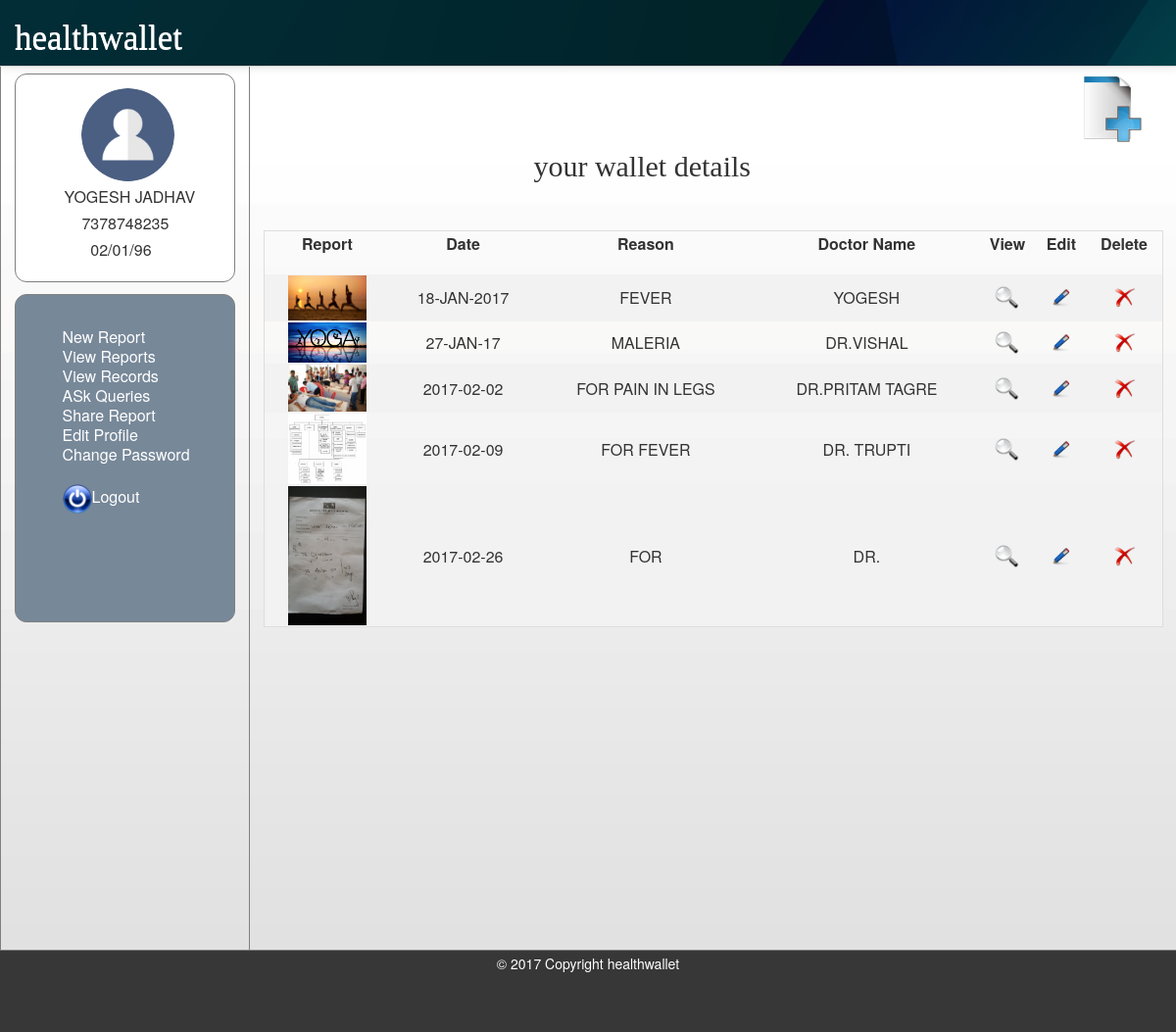
/patient/viewrprt.php (signed in), run on the app's committed database.
### tables this page shows
CREATE TABLE IF NOT EXISTS `patient` (
  `id` int(50) NOT NULL AUTO_INCREMENT,
  `name` varchar(100) NOT NULL,
  `address` varchar(100) NOT NULL,
  `gender` varchar(15) NOT NULL,
  `email` varchar(50) NOT NULL,
  `mobile` varchar(20) NOT NULL,
  `dob` varchar(50) NOT NULL,
  `password` varchar(50) NOT NULL,
  PRIMARY KEY (`id`),
  UNIQUE KEY `mobile` (`mobile`)
);

CREATE TABLE IF NOT EXISTS `p10001` (
  `id` int(20) NOT NULL AUTO_INCREMENT,
  `d_name` varchar(200) NOT NULL,
  `rdate` varchar(100) NOT NULL,
  `reason` varchar(500) NOT NULL,
  `path` varchar(500) NOT NULL,
  PRIMARY KEY (`id`)
);

### patient/vwrprt.php (the view, shortened to what this page needs)
<html>
<head>
</head>
<body>
<div style="overflow-x:auto;">
  <table class="table8777">
    <tr>
      <th>Report</th>
      <th>Date</th>
      <th>Reason</th>
      <th>Doctor Name</th>
      <th>View</th>
      <th>Edit</th>
      <th>Delete</th>
    </tr>
<?php
$host="localhost";
$user="root";
$pass="";
$db2="patient";
$conn2=mysqli_connect($host,$user,$pass,$db2)or die("connection failed");
$query="SELECT * FROM p".$_SESSION['id'];
$result=mysqli_query($conn2,$query);
 ?>
<div>
<?php
while($row=mysqli_fetch_array($result))
{ ?>
    <tr>
      <td><a href="viewrprt.php?id1=<?php echo$row['id']; ?>&src=<?php echo$row['path']; ?>&alt=<?php echo $row['rdate'];?>"  ><img  src="<?php echo$row['path']; ?>"  alt="File not Found" width="80" height="60"/></a></td>
	  <td><?php echo strtoupper($row['rdate']); ?></td>
      <td><?php echo strtoupper($row['reason']); ?></td>
      <td><?php echo strtoupper($row['d_name']); ?></td>
      <td><a href="viewrprt.php?id1=<?php echo$row['id']; ?>&src=<?php echo$row['path']; ?>&alt=<?php echo $row['rdate'];?>"  ><img  src="../images/view.png"  alt="view" width="25" height="25"/></a></td>
      <td><a href="edit.php?id=<?php echo$row['id']; ?>"><img  src="../images/edit.png"  alt="edit" width="25" height="25"/></a></td>
      <td><a href="delete.php?id=<?php echo$row['id']; ?>"><img  src="../images/delete.png" onClick="return del()"  alt="delete" width="23" height="23"/></a></td>
    </tr>
	<?php }
?>
  </table>
</div>
</body>
</html>

### patient/viewrprt.php (shortened to what this page needs)
<?php session_start();
if(isset($_SESSION['id']))
{ ?>
<html>
<head>
<link href="../css/mystyle2.css" rel="stylesheet">
<link href="../css/style.css" rel="stylesheet">
<link href="../css/footer.css" rel="stylesheet">
<link href="css/patient.css" rel="stylesheet">
<link href="css/gallery.css" rel="stylesheet">
</head>
<body>
<?php require("../newheader.php"); ?>
<div class="conta">
<nav class="nav1" >
  <div class="divtop">
  <table align="center">
  <?php
$host="localhost";
$user="root";
$pass="";
$db="healthwallet";
$conn=mysqli_connect($host,$user,$pass,$db)or die("connection failed");
$query="SELECT * FROM patient WHERE id=".$_SESSION['id'];
$result=mysqli_query($conn,$query);
$row=mysqli_fetch_array($result) ;
  ?>
  <tr><td>&nbsp;&nbsp;&nbsp;&nbsp;<img src="../images/login.png"  class="avatar"></td></tr>
  <tr><td><?php echo strtoupper($row['name']); ?></td></tr>
  <tr><td><?php echo"&nbsp;&nbsp;&nbsp;&nbsp;".$row['mobile']; ?></td></tr>
  <tr><td><?php echo "&nbsp;&nbsp;&nbsp;&nbsp;&nbsp;&nbsp;".$row['dob']; ?></td></tr>
  </table>
  </div>
  <div class="divnav">
  <ul type="none">
    <li><a class="anchr" href="newrpt.php">New Report</a></li>
    <li><a class="anchr" href="patient.php">View Reports</a></li>
    <li><a class="anchr" href="viewrprt.php">View Records</a></li>
		<li><a class="anchr" href="ask.php">ASk Queries</a></li>
    <li><a class="anchr" href="srrpt.php">Share Report</a></li>
    <li><a class="anchr" href="edtprofile.php">Edit Profile</a></li>
	<li><a class="anchr" href="changepsw.php">Change Password</a></li></br>
	<li><a class="anchr" href="logout.php"><img height="20px" width="30px" src="../images/logout.png">Logout</a></li>
  </ul>
  </div>
  </nav>
<article>
<div class="ico">
<a href="newrpt.php"><img height="70px" width="70px" src="../images/newrpt.ico" alt="new report"></a>
</div>
<div class="hd"><h1 id="hf">your wallet details</h1></div>
<?php require("vwrprt.php");?>
</article>
</div>
<?php require("../footer.php"); ?>
</body>
</html>
<?php
}
else
{
header("location:../index.php");
}
?>

### newheader.php
<?php
echo '<html>
<head>
<title>healthwallet</title>
<link href="css/mystyle2.css" rel="stylesheet">
<link href="css/style.css" rel="stylesheet">
<link href="css/footer.css" rel="stylesheet">
</head>
<body>
<div>
  <div class="navbar navbar-inverse navbar-fixed-top">
    <div class="navbar-inner">
      <div class="container">
        <div class="logo">
          <h1 class="brand"><a>healthwallet</a></h1>
		  </div>
      </div>
    </div>
  </div>
</div>';
?>

### footer.php
<?php
echo '<footer id="myFooter">
        <div class="footer">
		<div class="footer-copyright">
         <p>&copy; 2017 Copyright healthwallet </p>
		</div>
		</div>
    </footer>
</body>
</html>'
?>

### css/mystyle2.css (style rules this page uses)
html { font-size: 100%; -webkit-text-size-adjust: 100%; -ms-text-size-adjust: 100%; }
img { width: auto\9; height: auto; max-width: 100%; vertical-align: middle; border: 0; -ms-interpolation-mode: bicubic; }
body { margin: 0; font-family: "Helvetica Neue", Helvetica, Arial, sans-serif; font-size: 14px; line-height: 20px; color: #333333; background-color: #ffffff; }
a { color: #0088cc; text-decoration: none; }
.container, .navbar-static-top .container, .navbar-fixed-top .container, .navbar-fixed-bottom .container { width: 940px; }
.container { margin-right: auto; margin-left: auto; *zoom: 1; }
.container:before, .container:after { display: table; line-height: 0; content: ""; }
.container:after { clear: both; }
p { margin: 0 0 10px; }
h1, h2, h3, h4, h5, h6 { margin: 10px 0; font-family: inherit; font-weight: bold; line-height: 20px; color: inherit; text-rendering: optimizelegibility; }
h1, h2, h3 { line-height: 40px; }
h1 { font-size: 38.5px; }
ul, ol { padding: 0; margin: 0 0 10px 25px; }
li { line-height: 20px; }
.navbar { *position: relative; *z-index: 2; overflow: visible; }
.navbar-inner { min-height: 40px; padding-right: 20px; padding-left: 20px; background-color: #fafafa; background-repeat: repeat-x; border: 1px solid #d4d4d4; -webkit-border-radius: 4px; -moz-border-radius: 4px; border-radius: 4px; zoom: 1; -webkit-box-shadow: 0 1px 4px rgba(0, 0, 0, 0.065); -moz-box-shadow: 0 1px 4px rgba(0, 0, 0, 0.065); box-shadow: 0 1px 4px rgba(0, 0, 0, 0.065); background-image: linear-gradient(to bottom, #ffffff, #f2f2f2); * }
.navbar-inner:before, .navbar-inner:after { display: table; line-height: 0; content: ""; }
.navbar-inner:after { clear: both; }
.navbar .container { width: auto; }
.navbar .brand { display: block; float: left; padding: 10px 20px 10px; margin-left: -20px; font-size: 20px; font-weight: 200; color: #777777; text-shadow: 0 1px 0 #ffffff; }
.navbar-fixed-top, .navbar-fixed-bottom { position: fixed; right: 0; left: 0; z-index: 1030; margin-bottom: 0; }
.navbar-fixed-top .navbar-inner, .navbar-static-top .navbar-inner { border-width: 0 0 1px; }
.navbar-fixed-top .navbar-inner, .navbar-fixed-bottom .navbar-inner { padding-right: 0; padding-left: 0; -webkit-border-radius: 0; -moz-border-radius: 0; border-radius: 0; }
.navbar-static-top .container, .navbar-fixed-top .container, .navbar-fixed-bottom .container { width: 940px; }
.navbar-fixed-top { top: 0; }
.navbar-fixed-top .navbar-inner, .navbar-static-top .navbar-inner { -webkit-box-shadow: 0 1px 10px rgba(0, 0, 0, 0.1); -moz-box-shadow: 0 1px 10px rgba(0, 0, 0, 0.1); box-shadow: 0 1px 10px rgba(0, 0, 0, 0.1); }

### css/style.css (style rules this page uses)
h1, h2, h3, h4, h5, h6 { font-weight: normal; font-family: 'Patua One', cursive; }
h1 { font-size: 1.5em; line-height: 1; margin-top: 1.42em; margin-bottom: 0em; }
.navbar .brand { margin-left:0; padding: 0; margin-top: 1.05em; }
.navbar .brand a { padding: 0; color: #fff; font-size: 1.75em; margin-left: 0; font-weight: normal; font-family: 'Patua One', cursive; }
.navbar-inner { min-height: 4.75em; }
.navbar-inverse .navbar-inner { background-image:url("../images/headerbg.png"); }
.logo { float: left;width: 40%; }
@media (min-width: 1200px) { .container, .navbar-static-top .container, .navbar-fixed-top .container, .navbar-fixed-bottom .container { width: 1170px; } }

### css/footer.css (style rules this page uses)
.footer { position:relative; bottom: 0px; width:100%; }
#myFooter { background-color: #373a48; color:white; display: block; }
#myFooter .footer-copyright { background-color: #383737; padding-top:3px; padding-bottom:50px; text-align: center; }

### patient/css/patient.css (style rules this page uses)
div.conta { width: 100%; border: 1px solid gray; margin-top:5%; background-image:url("../images/bkg.png"); height:auto; }
.nav1 { float: left; width:225px; padding: 1em; }
.divnav { margin-top:5%; border:1px solid gray; height:300px; padding-top:15%; padding-left:10%; border-radius:12px; background-color:#778899; display: inline-block; width:200px; }
article { margin-left: 250px; border-left: 1px solid gray; padding: 1em; overflow: hidden; height:110%; }
.anchr { text-decoration:none; color:white; font-size:16px; }
img.avatar { width:65%; border-radius: 50%; }
.divtop { border:1px solid gray; height:200px; padding-top:5%; padding-left:10%; border-radius:12px; background-color:white; display: inline-block; width:200px; }
.ico { padding-left:90%; }
#hf { margin-top:10px; padding-bottom:50px; padding-left:30%; font-size:30px; }

### data on the page
patient: name "YOGESH JADHAV", mobile "7378748235", dob "02/01/96"
p10001: path (picture), rdate "18-JAN-2017", reason "FEVER", d_name "YOGESH"
p10001: path (picture), rdate "27-JAN-17", reason "MALERIA", d_name "DR.VISHAL"
p10001: path (picture), rdate "2017-02-02", reason "FOR PAIN IN LEGS", d_name "DR.PRITAM TAGRE"
p10001: path (picture), rdate "2017-02-09", reason "FOR FEVER", d_name "DR. TRUPTI"
p10001: path (picture), rdate "2017-02-26", reason "FOR", d_name "DR."
